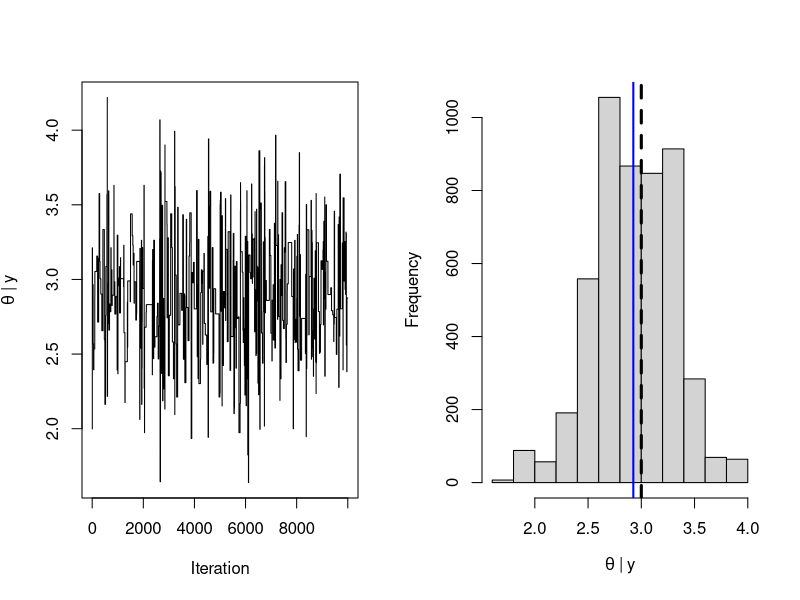
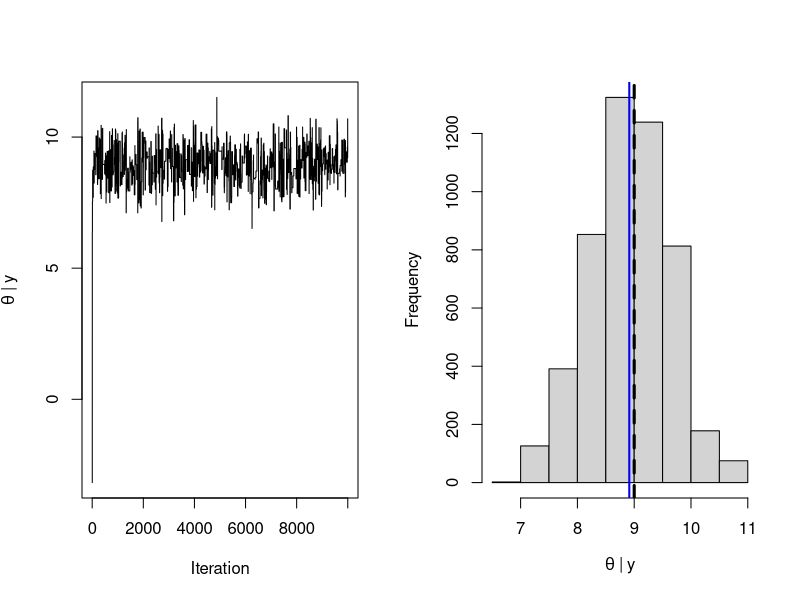
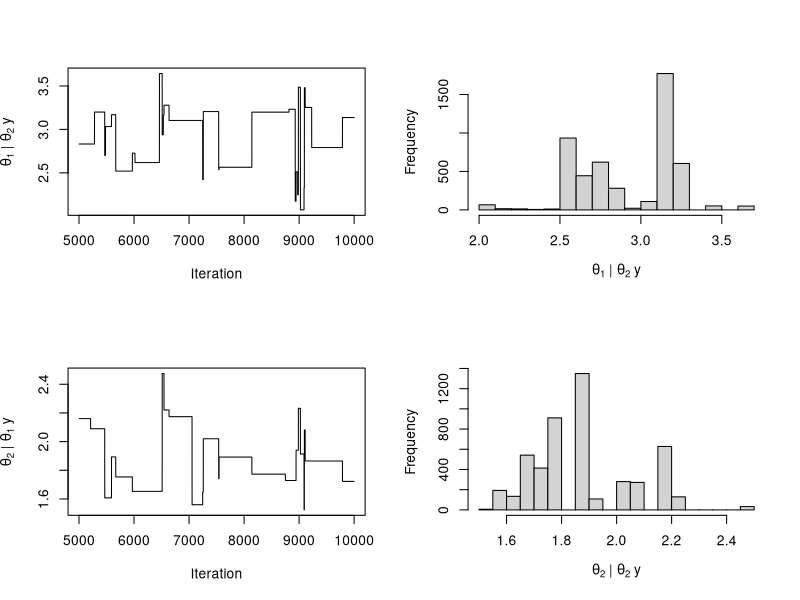
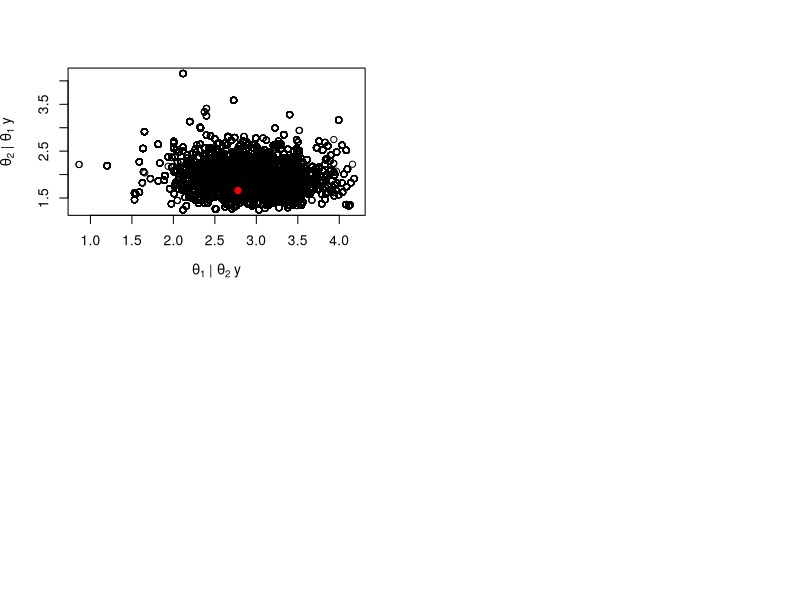

Source code (R) for these figures, in order:
## ---- chunk 1
knitr::opts_chunk$set(echo = TRUE)
## ---- chunk 2

#-----------------------------------
#-----------------------------------
#The mu and sd for the real distribution
mu_true = 3
sd_fixed = 2


#The mu and sd for the prior distribution
mu_prior = 5
sd_prior = 10

#The mu and sd for the proposal distribution
mu_prop = 5
sd_prop = sd_prior * 1.1

#-----------------------------------
#-----------------------------------
#Generate 30 observations from real distributation
n_sample = 30
y_test = rnorm(n_sample, mu_true, sd_fixed)

#-----------------------------------
#-----------------------------------

n_iter = 10000
chosen_theta = NULL

for(i in 1:n_iter){
  
  # Initializing the old_theta
  if(i == 1){
    old_theta = rnorm(1, mu_prop, sd_prop)
  }
  
  # for each loop, it will generate a new theta
  new_theta = rnorm(1, mu_prop, sd_prop)
  
  #calculate the probability based on the old theta and new theta which follow proposal distribution
  old_prop_adj = dnorm(old_theta, mu_prop, sd_prop, log = TRUE)
  new_prop_adj = dnorm(new_theta, mu_prop, sd_prop, log = TRUE)
  
  #calculate the probability based on the old theta and new theta which follow prior distribution
  old_prior = dnorm(old_theta, mu_prior, sd_prior, log = TRUE)
  new_prior = dnorm(new_theta, mu_prior, sd_prior, log = TRUE)
  
  #Calculate the likelihood based on the old theta and new theta
  old_lik = sum(dnorm(y_test, old_theta, sd_fixed, log = TRUE))
  new_lik = sum(dnorm(y_test, new_theta, sd_fixed, log = TRUE))
  
  # Calculate the posterior
  old_post = old_prior + old_lik
  new_post = new_prior + new_lik
  
  # calculate log_ratio and ratio
  log_ratio = (new_post - new_prop_adj) - (old_post - old_prop_adj)
  ratio = exp(log_ratio)
  
  # make a decision 
  if(ratio > 1){
    chosen_theta[i] = new_theta
  }else{
    
    rand = runif(1, min = 0, max = 1)
    
    if(ratio >= rand){
      chosen_theta[i] = new_theta
    }else{
      chosen_theta[i] = old_theta
    }
    
  }
  
  #assign the new value to the old_theta
  old_theta = chosen_theta[i]
  
}

## ---- chunk 3

par(mfrow = c(1, 2))

# Plot the full trace:
plot(chosen_theta ~ c(1:n_iter), type = "l",
     xlab = "Iteration", ylab = expression(theta~"|"~y))

# Discard the burn-in
# Plot the sample of the estimated posterior of \theta
n_burn = n_iter / 2
hist(chosen_theta[n_burn:n_iter], main = "",
     xlab = expression(theta~"|"~y), ylab = "Frequency")

# Add the mean estimate
mu_est = mean(chosen_theta[n_burn:n_iter])
abline(v=mu_est, col = "blue", lwd = 2)

# Add the true mean
abline(v = mu_true, col = "black", lwd = 3, lty = 2)

par(mfrow = c(1,1))

## ---- chunk 4
library(matrixStats)
n_iter = 10000

 #-----------------------------------
#-----------------------------------
#Generate 30 observations from real distributation
n_sample = 30
y_test = rnorm(n_sample, mu_true, sd_fixed)

theta <- function(){
    #-----------------------------------
    #-----------------------------------
    #The mu and sd for the real distribution
    mu_true = 3
    sd_fixed = 2


    #The mu and sd for the prior distribution
    mu_prior = 5
    sd_prior = 10

    #The mu and sd for the proposal distribution
    mu_prop = 5
    sd_prop = sd_prior * 1.1



    #-----------------------------------
    #-----------------------------------

    
    chosen_theta = NULL
    result = NULL

    for(i in 1:n_iter){
  
      # Initializing the old_theta
      if(i == 1){
        old_theta = rnorm(1, mu_prop, sd_prop)
      }
  
      # for each loop, it will generate a new theta
      new_theta = rnorm(1, mu_prop, sd_prop)
  
      #calculate the probability based on the old theta and new theta which follow proposal distribution
      old_prop_adj = dnorm(old_theta, mu_prop, sd_prop, log = TRUE)
      new_prop_adj = dnorm(new_theta, mu_prop, sd_prop, log = TRUE)
  
      #calculate the probability based on the old theta and new theta which follow prior distribution
      old_prior = dnorm(old_theta, mu_prior, sd_prior, log = TRUE)
      new_prior = dnorm(new_theta, mu_prior, sd_prior, log = TRUE)
  
      #Calculate the likelihood based on the old theta and new theta
      old_lik = sum(dnorm(y_test, old_theta, sd_fixed, log = TRUE))
      new_lik = sum(dnorm(y_test, new_theta, sd_fixed, log = TRUE))
  
      # Calculate the posterior
      old_post = old_prior + old_lik
      new_post = new_prior + new_lik
  
      # calculate log_ratio and ratio
      log_ratio = (new_post - new_prop_adj) - (old_post - old_prop_adj)
      ratio = exp(log_ratio)
  
      # make a decision 
      if(ratio > 1){
          chosen_theta[i] = new_theta
      }else{
    
          rand = runif(1, min = 0, max = 1)
    
          if(ratio >= rand){
              chosen_theta[i] = new_theta
          }else{
              chosen_theta[i] = old_theta
          }
    
      }
  
  #assign the new value to the old_theta
  old_theta = chosen_theta[i]
    }
    
  #remove the burn-in (n/2) from each chain
  result = tail(chosen_theta,length(chosen_theta)/2)
  
  return(result)
}
    

#Create an Matrix as a objeCt
object <- matrix(0, 15, ncol = (n_iter/2))
for(row in 1:15){
  result <- theta()
  object[row, ] <- result
}

str(object)

#create a function to calculate the Gelman-Ruben statistic
GR <- function(M){
  
  #mean value for each row in the matrix 
  Chain.mean = rowMeans(M)
  #Variance for each row in the matrix
  Chain.Var = rowVars(M)
  
  #Calculte W in our notes
  W = sum(Chain.Var)/nrow(M)
  #Calculate Beta
  sum = 0
  for (i in 1:nrow(M)) {
    sum = sum +(Chain.mean[i] - mean(M))**2
  }
  Beta = (ncol(M) * sum)/(nrow(M)-1)
  
  temp = ((ncol(M)-1)*W)/ncol(M) + Beta/ncol(M)
  
  result = sqrt(temp/W)
  
  return(result)
}
 
GR(object)
## ---- chunk 5
#the mean of MCMC sampler and the mean variance of the MCMC sampler
mean(rowMeans(object))
mean(rowVars(object))
#Now, we will calculate the mean and variance based on the equation
mu = 5
tau = 10
sigma = 2
n=30
y = mean(y_test)
#Based on the equation, I am calculating the mu
mu.equation = ((mu/tau**2) + (y*n/sigma**2))/(1/tau**2 + n/sigma**2)
mu.equation
#Based on the equation I am calculate the variance
sigma.equation = (1/((1/tau**2) + (n/sigma**2)))**2
sigma.equation
## ---- chunk 6

#-----------------------------------
#-----------------------------------
#The mu and sd for the real distribution
mu_true = 9
sd_fixed = 4


#The mu and sd for the prior distribution
mu_prior = 5
sd_prior = 10

#The mu and sd for the proposal distribution
mu_prop = 5
sd_prop = sd_prior * 1.1

#-----------------------------------
#-----------------------------------
#Generate 30 observations from real distributation
n_sample = 30
y_test = rnorm(n_sample, mu_true, sd_fixed)

#-----------------------------------
#-----------------------------------

n_iter = 10000
chosen_theta = NULL

for(i in 1:n_iter){
  
  # Initializing the old_theta
  if(i == 1){
    old_theta = rnorm(1, mu_prop, sd_prop)
  }
  
  # for each loop, it will generate a new theta
  new_theta = rnorm(1, mu_prop, sd_prop)
  
  #calculate the probability based on the old theta and new theta which follow proposal distribution
  old_prop_adj = dnorm(old_theta, mu_prop, sd_prop, log = TRUE)
  new_prop_adj = dnorm(new_theta, mu_prop, sd_prop, log = TRUE)
  
  #calculate the probability based on the old theta and new theta which follow prior distribution
  old_prior = dnorm(old_theta, mu_prior, sd_prior, log = TRUE)
  new_prior = dnorm(new_theta, mu_prior, sd_prior, log = TRUE)
  
  #Calculate the likelihood based on the old theta and new theta
  old_lik = sum(dnorm(y_test, old_theta, sd_fixed, log = TRUE))
  new_lik = sum(dnorm(y_test, new_theta, sd_fixed, log = TRUE))
  
  # Calculate the posterior
  old_post = old_prior + old_lik
  new_post = new_prior + new_lik
  
  # calculate log_ratio and ratio
  log_ratio = (new_post - new_prop_adj) - (old_post - old_prop_adj)
  ratio = exp(log_ratio)
  
  # make a decision 
  if(ratio > 1){
    chosen_theta[i] = new_theta
  }else{
    
    rand = runif(1, min = 0, max = 1)
    
    if(ratio >= rand){
      chosen_theta[i] = new_theta
    }else{
      chosen_theta[i] = old_theta
    }
    
  }
  
  #assign the new value to the old_theta
  old_theta = chosen_theta[i]
  
}

## ---- chunk 7

par(mfrow = c(1, 2))

# Plot the full trace:
plot(chosen_theta ~ c(1:n_iter), type = "l",
     xlab = "Iteration", ylab = expression(theta~"|"~y))

# Discard the burn-in
# Plot the sample of the estimated posterior of \theta
n_burn = n_iter / 2
hist(chosen_theta[n_burn:n_iter], main = "",
     xlab = expression(theta~"|"~y), ylab = "Frequency")

# Add the mean estimate
mu_est = mean(chosen_theta[n_burn:n_iter])
abline(v=mu_est, col = "blue", lwd = 2)

# Add the true mean
abline(v = mu_true, col = "black", lwd = 3, lty = 2)

par(mfrow = c(1,1))

## ---- chunk 8
#-----------------------------------
#-----------------------------------

mu_true = 3 # Parameter 1 (unknown)
sd_true = 2 # Parameter 2 (unknown)

##### FOR PARAMETER 1
# Prior for Parameter 1 
# Normal Distribution:
mu_prior = 5
sd_prior = 10

# Proposal for Parameter 1
# Normal Distribution
mu_prop = 5
sd_prop = sd_prior * 1.1

##### FOR PARAMETER 2
# Prior for Parameter 2 
# Gamma distribution:
shape_prior = 1
rate_prior = 0.5

# Proposal for Parameter 2
# Gamma distribution
shape_prop = 1
rate_prop = rate_prior*0.5

#-----------------------------------
#-----------------------------------
n_sample = 30
y_test = rnorm(n_sample, mu_true, sd_true)
#-----------------------------------
#-----------------------------------


n_iter = 10000

H <- function(n_iter=n_iter){

    chosen_mu = NULL
    chosen_sd = NULL
    
    for(i in 1:n_iter){
      
        if(i==1){
          old_mu = rnorm(1, mu_prop, sd_prop)
          old_sd = rgamma(1, shape_prop, rate_prop)
        }
       
        new_mu = rnorm(1, mu_prop, sd_prop)
        new_sd = rgamma(1, shape_prop, rate_prop)
        
        old_mu_prop_adj = dnorm(old_mu, mu_prop, sd_prop, log = TRUE)
        new_mu_prop_adj = dnorm(new_mu, mu_prop, sd_prop, log = TRUE)
        
        old_sd_prop_adj = dgamma(old_sd, shape_prop, rate_prop, log = TRUE)
        new_sd_prop_adj = dgamma(new_sd, shape_prop, rate_prop, log = TRUE)
    
        old_total_prop_adj = old_mu_prop_adj + old_sd_prop_adj
        new_total_prop_adj = new_mu_prop_adj + new_sd_prop_adj
        ###################################################################################
        old_mu_prior = dnorm(old_mu, mu_prior, sd_prior, log = TRUE)
        new_mu_prior = dnorm(new_mu, mu_prior, sd_prior, log = TRUE)
        old_sd_prior = dgamma(old_sd, shape_prior, rate_prior, log = TRUE)
        new_sd_prior = dgamma(new_sd, shape_prior, rate_prior, log = TRUE)
        
        
        old_lik = sum(dnorm(y_test, old_mu, old_sd, log = TRUE))
        new_lik = sum(dnorm(y_test, new_mu, new_sd, log = TRUE))
    
    
        old_mu_post = old_mu_prior + old_sd_prior + old_lik
        new_mu_post = new_mu_prior + old_sd_prior + new_lik
        
        old_sd_post = old_mu_prior + old_sd_prior + old_lik
        new_sd_post = old_mu_prior + new_sd_prior + new_lik
    
        mu_log_ratio = (new_mu_post - new_total_prop_adj) - (old_mu_post - old_total_prop_adj)
        sd_log_ratio = (new_sd_post - new_total_prop_adj) - (old_sd_post - old_total_prop_adj) 
        
        mu_ratio = exp(mu_log_ratio)
        sd_ratio = exp(sd_log_ratio)
    
        if(mu_ratio > 1){
            chosen_mu [i] = new_mu
        }
        else{
            rand = runif(1,min=0,max=1)
          if(mu_ratio >= rand){
              chosen_mu[i] = new_mu
          }else{
              chosen_mu[i] = old_mu
          }
        }
        
        if(sd_ratio > 1){
            chosen_sd [i] = new_sd
        }
        else{
            rand = runif(1,min=0,max=1)
          if(sd_ratio >= rand){
              chosen_sd[i] = new_sd
          }else{
              chosen_sd[i] = old_sd
          }
        }
        
        
        old_mu =  chosen_mu[i]
       
        old_sd =  chosen_sd[i]
    }
    # Discard your burn-in
    mu_theta = tail(chosen_mu,length(chosen_mu)/2)
    sd_theta = tail(chosen_sd,length(chosen_sd)/2)

    temp <- matrix(0, nrow=2, ncol = length(mu_theta))
    temp[1,] <- mu_theta
    temp[2,] <- sd_theta
    
    return(temp)
}








#object <- array(0,dim = c(2,15,5000))
#for(i in 1:15){
#  temp <- H()
  
 # object[,i,] <- temp
#}



## ---- chunk 9
num.chains=15

Multiple_MCM <- function(){
    object <- array(0,dim = c(2,15,5000))
    for(i in 1:15){
        temp <- H(10000)
  
        object[,i,] <- temp
    }
  return(object)
}


obj <- Multiple_MCM()

par(mfrow=c(2,2))


plot(obj[1,1,] ~ c(5001:10000),
     type="l",
     xlab = "Iteration",
     ylab =expression(theta[1]~"|"~theta[2]~y)
     )

hist(obj[1,1,], main = "",
     xlab =expression(theta[1]~"|"~theta[2]~y),
     ylab = "Frequency")


plot(obj[2,1,] ~ c(5001:10000),
     type="l",
     xlab = "Iteration",
     ylab =expression(theta[2]~"|"~theta[1]~y)
     )

hist(obj[2,1,], main = "",
     xlab =expression(theta[2]~"|"~theta[2]~y),
     ylab = "Frequency")

## ---- chunk 10
R.hat.mu <- GR(obj[1,,])
R.hat.sd <- GR(obj[2,,]) 
R.hat.mu
## ---- chunk 11
R.hat.sd
## ---- chunk 12
result <- H(500000)
mu_estimate <- mean(result[1])
sd_estimate <- mean(result[2])
mu_estimate
## ---- chunk 13
sd_estimate
## ---- chunk 14

plot(x=result[1,],
     y = result[2,],
     xlab = expression(theta[1]~"|"~theta[2]~y),
     ylab = expression(theta[2]~"|"~theta[1]~y),
     )

points(x=mu_estimate, y=sd_estimate, col='red', pch=19)



